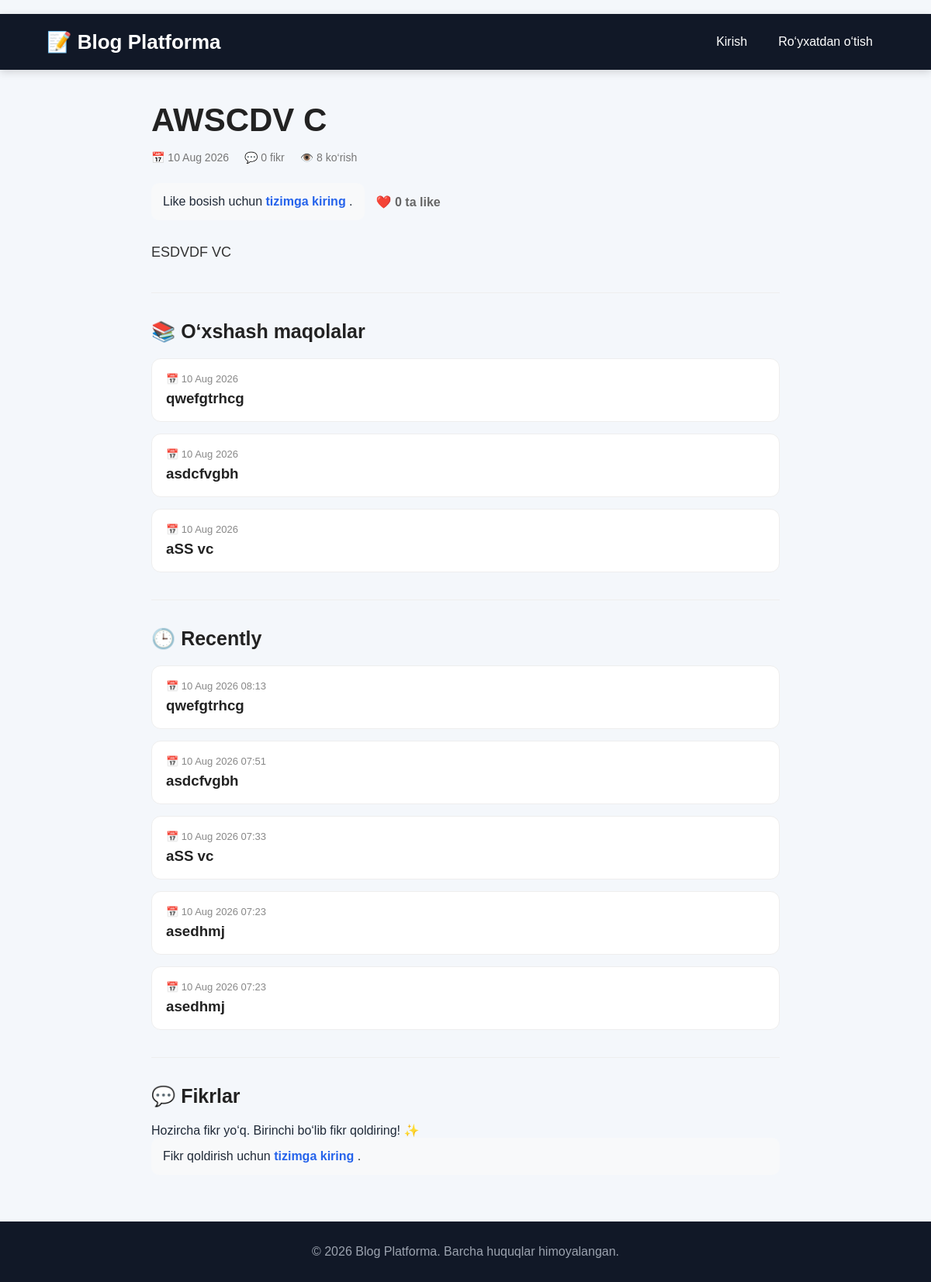
/post/awscdv-c/, run on an earlier commit of the app's database.
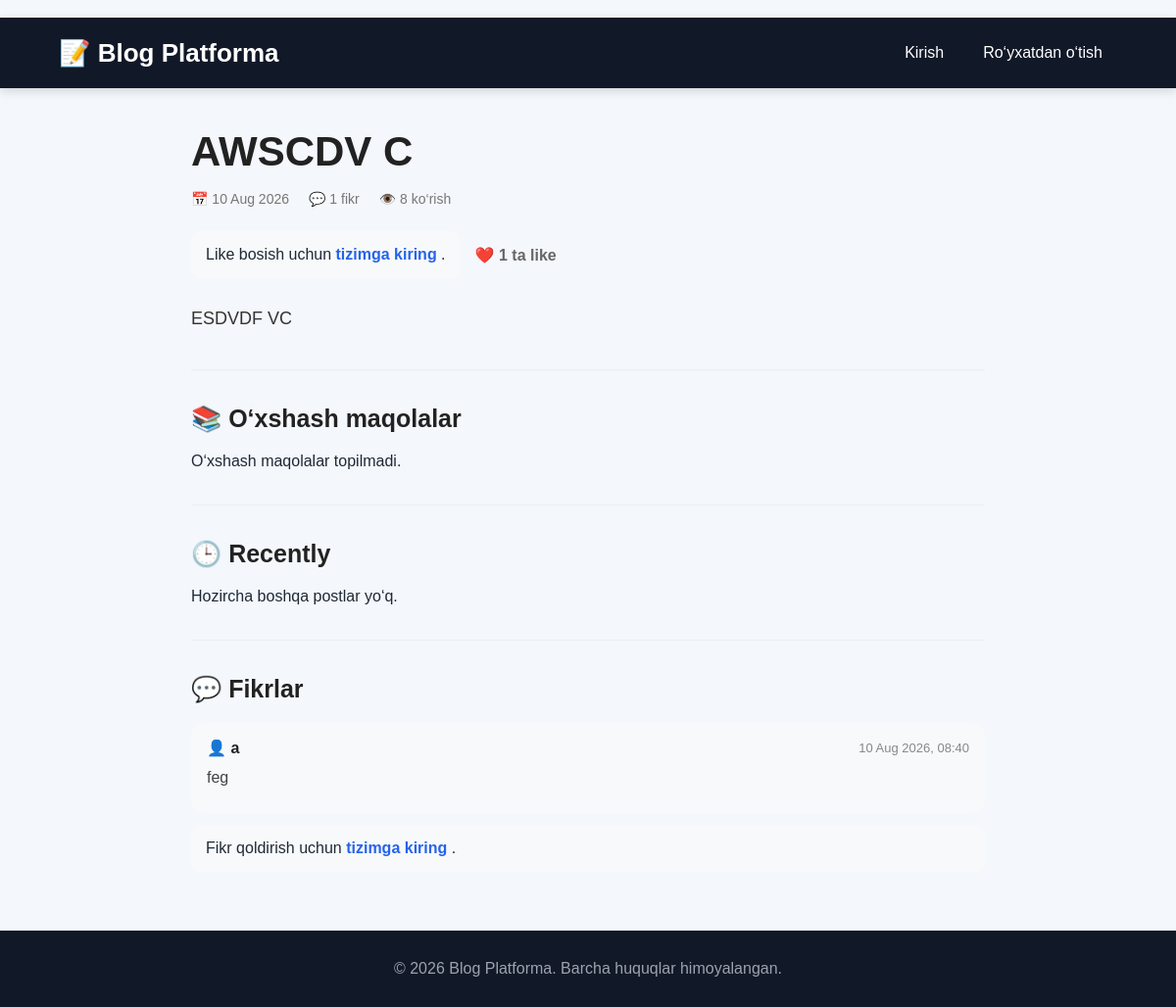
And on a later commit of the database.
### blog/models.py (models this page shows, shortened)
class Post(models.Model):
    STATUS_CHOICES = [
        ('PUBLISHED', 'Nashr qilingan'),
        ('PENDING', 'Tekshiruvda'),
    ]
    image = models.ImageField(
        upload_to='posts/',
        blank=True,
        null=True
    )
    title = models.CharField(max_length=200)
    slug = models.SlugField(max_length=220, unique=True, blank=True)
    desc = models.TextField()
    content = RichTextField()
    author = models.ForeignKey(settings.AUTH_USER_MODEL, on_delete=models.CASCADE)
    category = models.ForeignKey(Category, on_delete=models.CASCADE)
    status = models.CharField(max_length=20, choices=STATUS_CHOICES, default='PENDING')
    views_count = models.PositiveIntegerField(default=0)
    created_at = models.DateTimeField(auto_now_add=True)
    updated_at = models.DateTimeField(auto_now=True)

class Comment(models.Model):
    post = models.ForeignKey(Post, on_delete=models.CASCADE, related_name='comments')
    author = models.ForeignKey(settings.AUTH_USER_MODEL, on_delete=models.CASCADE)
    text = models.TextField()
    created_at = models.DateTimeField(auto_now_add=True)

### users/models.py (models this page shows, shortened)
class CustomUser(AbstractUser):
    avatar = models.ImageField(upload_to='avatars/', blank=True, null=True)

### blog/views.py (the view)
# urls.py: path("post/<slug:slug>/",PostDetailView.as_view(),name="post-detail"),
class PostDetailView(DetailView):
    model = Post
    template_name = 'blog/detail.html'
    context_object_name = 'post'
    slug_field = 'slug'
    slug_url_kwarg = 'slug'
    def get_object(self, queryset=None):
        post = super().get_object(queryset)
        viewed = self.request.session.get(
            'recently_viewed',
            []
        )
        viewed = [
            v for v in viewed
            if v['slug'] != post.slug
        ]
        viewed.insert(
            0,
            {
                'slug': post.slug,
                'title': post.title
            }
        )
        self.request.session[
            'recently_viewed'
        ] = viewed[:5]
        return post
    def get_context_data(self, **kwargs):
        context = super().get_context_data(**kwargs)
        post = self.object
        context['similar_posts'] = Post.objects.filter(
            status='PUBLISHED',
            category=post.category
        ).exclude(
            pk=post.pk
        ).order_by(
            '-created_at'
        )[:3]
        context['recently_posts'] = Post.objects.filter(
            status='PUBLISHED'
        ).exclude(
            pk=post.pk
        ).order_by(
            '-created_at'
        )[:5]
        viewed = self.request.session.get(
            'recently_viewed',
            []
        )
        context['recently_viewed'] = [
            v for v in viewed
            if v['slug'] != post.slug
        ]
        context['comments'] = (
            post.comments
            .all()
            .order_by('-created_at')
        )
        context['comment_form'] = CommentForm()
        context['like_count'] = post.likes.count()
        if self.request.user.is_authenticated:
            context['user_liked'] = Like.objects.filter(
                post=post,
                user=self.request.user
            ).exists()
        else:
            context['user_liked'] = False
        return context

### blog/context_processors.py (called while the page is built)
def recent_posts(request):
    posts = Post.objects.filter(status='PUBLISHED').order_by('-created_at')[:5]
    return {'recent_sidebar_posts': posts}

### blog/templates/blog/detail.html (shortened to what the changed rows need)
{% extends "base.html" %}
{% block content %}
<div class="detail-container">
    <h1 class="post-title">
        {{ post.title }}
    </h1>
    <div class="post-info">
        <span>
            📅 {{ post.created_at|date:"d M Y" }}
        </span>
        <span>
            💬 {{ comments.count }} fikr
        </span>
        <span>
            👁️ {{ post.views_count }} ko‘rish
        </span>
    </div>
    <div class="like-box">
        {% if user.is_authenticated %}
            <form
                method="post"
                action="{% url 'like-post' post.slug %}"
            >
                {% csrf_token %}
                <button
                    type="submit"
                    class="like-button"
                >
                    {% if user_liked %}
                        ❤️ Unlike
                    {% else %}
                        🤍 Like
                    {% endif %}
                </button>
            </form>
        {% else %}
            <div class="login-message">
                Like bosish uchun
                <a href="{% url 'login' %}">
                </a>.
            </div>
        {% endif %}
        <span class="like-count">
            ❤️ {{ like_count }} ta like
        </span>
    </div>
    <section>
        <h2 class="section-title">
            📚 O‘xshash maqolalar
        </h2>
        <div class="similar-grid">
            {% for similar in similar_posts %}
                <div class="similar-card">
                    <div class="date">
                        📅 {{ similar.created_at|date:"d M Y" }}
                    </div>
                    <h3>
                        <a
                            href="{% url 'post-detail' similar.slug %}"
                        >
                            {{ similar.title }}
                        </a>
                    </h3>
                </div>
            {% empty %}
                <p>
                    O‘xshash maqolalar topilmadi.
                </p>
            {% endfor %}
        </div>
    </section>
    <section>
        <h2 class="section-title">
            🕒 Recently
        </h2>
        <div class="recently-grid">
            {% for recent in recently_posts %}
                <div class="recent-card">
                    <div class="date">
                        📅 {{ recent.created_at|date:"d M Y H:i" }}
                    </div>
                    <h3>
                        <a
                            href="{% url 'post-detail' recent.slug %}"
                        >
                            {{ recent.title }}
                        </a>
                    </h3>
                </div>
            {% empty %}
                <p>
                    Hozircha boshqa postlar yo‘q.
                </p>
            {% endfor %}
        </div>
    </section>
    <section class="comments">
        <h2 class="section-title">
            💬 Fikrlar
        </h2>
        {% for comment in comments %}
            <div class="comment">
                <div class="comment-meta">
                    <span class="comment-author">
                        👤 {{ comment.author.username }}
                    </span>
                    <span class="comment-date">
                        {{ comment.created_at|date:"d M Y, H:i" }}
                    </span>
                </div>
                <p class="comment-text">
                    {{ comment.text }}
                </p>
            </div>
        {% empty %}
            <p>
                Hozircha fikr yo‘q.
                Birinchi bo‘lib fikr qoldiring! ✨
            </p>
        {% endfor %}
        {% if user.is_authenticated %}
            <form
                method="post"
                action="{% url 'comment-create' post.slug %}"
                class="comment-form"
            >
                {% csrf_token %}
                <textarea
                    name="text"
                    placeholder="Kommentariya yozing..."
                    required
                ></textarea>
                <button
                    type="submit"
                    class="comment-button"
                >
                    💙 Fikr qoldirish
                </button>
            </form>
        {% else %}
            <div class="login-message">
                Fikr qoldirish uchun
                <a href="{% url 'login' %}">
                </a>.
            </div>
        {% endif %}
    </section>
</div>
{% endblock %}

What changed in the data, as far as the page shows it:
removed Post: created_at "10 Aug 2026", title "qwefgtrhcg", created_at "10 Aug 2026 08:13"
removed Post: created_at "10 Aug 2026", title "asdcfvgbh", created_at "10 Aug 2026 07:51"
removed Post: created_at "10 Aug 2026", title "aSS vc", created_at "10 Aug 2026 07:33"
removed Post: created_at "10 Aug 2026 07:23", title "asedhmj", shown under "🕒 Recently"
removed Post: created_at "10 Aug 2026 07:23", title "asedhmj", shown under "🕒 Recently"
added Comment: author.username "a", created_at "10 Aug 2026, 08:40", text "feg"
Also different on the page:
{{ comments.count }}: "0" → "1"
{{ like_count }}: "0" → "1"
text no longer shown: "Hozircha fikr yo‘q. Birinchi bo‘lib fikr qoldiring! ✨"
text now shown: "O‘xshash maqolalar topilmadi. Hozircha boshqa postlar yo‘q."
